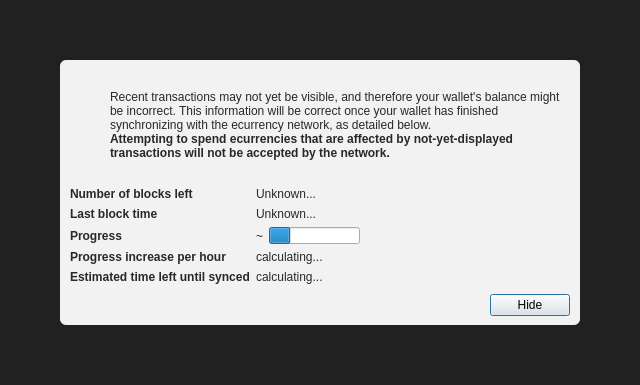
<?xml version="1.0" encoding="UTF-8"?>
<ui version="4.0">
 <class>ModalOverlay</class>
 <widget class="QWidget" name="ModalOverlay">
  <property name="geometry">
   <rect>
    <x>0</x>
    <y>0</y>
    <width>640</width>
    <height>385</height>
   </rect>
  </property>
  <property name="windowTitle">
   <string>Form</string>
  </property>
  <layout class="QVBoxLayout" name="verticalLayout" stretch="0">
   <property name="sizeConstraint">
    <enum>QLayout::SetDefaultConstraint</enum>
   </property>
   <property name="leftMargin">
    <number>0</number>
   </property>
   <property name="topMargin">
    <number>0</number>
   </property>
   <property name="rightMargin">
    <number>0</number>
   </property>
   <property name="bottomMargin">
    <number>0</number>
   </property>
   <item>
    <widget class="QWidget" name="bgWidget" native="true">
     <property name="styleSheet">
      <string notr="true">#bgWidget { background: rgba(0,0,0,220); }</string>
     </property>
     <layout class="QVBoxLayout" name="verticalLayoutMain" stretch="1">
      <property name="leftMargin">
       <number>60</number>
      </property>
      <property name="topMargin">
       <number>60</number>
      </property>
      <property name="rightMargin">
       <number>60</number>
      </property>
      <property name="bottomMargin">
       <number>60</number>
      </property>
      <item>
       <widget class="QWidget" name="contentWidget" native="true">
        <property name="styleSheet">
         <string notr="true">#contentWidget { background: rgba(255,255,255,240); border-radius: 6px; }

QLabel { color: rgb(40,40,40);  }</string>
        </property>
        <layout class="QVBoxLayout" name="verticalLayoutSub" stretch="1,0,0,0">
         <property name="spacing">
          <number>0</number>
         </property>
         <property name="leftMargin">
          <number>10</number>
         </property>
         <property name="topMargin">
          <number>10</number>
         </property>
         <property name="rightMargin">
          <number>10</number>
         </property>
         <property name="bottomMargin">
          <number>10</number>
         </property>
         <item>
          <layout class="QHBoxLayout" name="horizontalLayoutIconText" stretch="0,1">
           <property name="topMargin">
            <number>20</number>
           </property>
           <item>
            <layout class="QVBoxLayout" name="verticalLayoutIcon">
             <property name="leftMargin">
              <number>0</number>
             </property>
             <item>
              <widget class="QPushButton" name="warningIcon">
               <property name="enabled">
                <bool>false</bool>
               </property>
               <property name="text">
                <string/>
               </property>
               <property name="icon">
                <iconset>
                 <normaloff>:/icons/warning</normaloff>
                 <disabledoff>:/icons/warning</disabledoff>:/icons/warning</iconset>
               </property>
               <property name="iconSize">
                <size>
                 <width>48</width>
                 <height>48</height>
                </size>
               </property>
               <property name="flat">
                <bool>true</bool>
               </property>
              </widget>
             </item>
             <item>
              <spacer name="verticalSpacerWarningIcon">
               <property name="orientation">
                <enum>Qt::Vertical</enum>
               </property>
               <property name="sizeHint" stdset="0">
                <size>
                 <width>20</width>
                 <height>40</height>
                </size>
               </property>
              </spacer>
             </item>
            </layout>
           </item>
           <item>
            <layout class="QVBoxLayout" name="verticalLayoutInfoText">
             <property name="leftMargin">
              <number>0</number>
             </property>
             <property name="topMargin">
              <number>0</number>
             </property>
             <item>
              <widget class="QLabel" name="infoText">
               <property name="text">
                <string>Recent transactions may not yet be visible, and therefore your wallet's balance might be incorrect. This information will be correct once your wallet has finished synchronizing with the ecurrency network, as detailed below.</string>
               </property>
               <property name="textFormat">
                <enum>Qt::RichText</enum>
               </property>
               <property name="wordWrap">
                <bool>true</bool>
               </property>
              </widget>
             </item>
             <item>
              <widget class="QLabel" name="infoTextStrong">
               <property name="font">
                <font>
                 <weight>75</weight>
                 <bold>true</bold>
                </font>
               </property>
               <property name="text">
                <string>Attempting to spend ecurrencies that are affected by not-yet-displayed transactions will not be accepted by the network.</string>
               </property>
               <property name="textFormat">
                <enum>Qt::RichText</enum>
               </property>
               <property name="wordWrap">
                <bool>true</bool>
               </property>
              </widget>
             </item>
             <item>
              <spacer name="verticalSpacerInTextSpace">
               <property name="orientation">
                <enum>Qt::Vertical</enum>
               </property>
               <property name="sizeHint" stdset="0">
                <size>
                 <width>20</width>
                 <height>40</height>
                </size>
               </property>
              </spacer>
             </item>
            </layout>
           </item>
          </layout>
         </item>
         <item>
          <spacer name="verticalSpacerAfterText">
           <property name="orientation">
            <enum>Qt::Vertical</enum>
           </property>
           <property name="sizeHint" stdset="0">
            <size>
             <width>20</width>
             <height>40</height>
            </size>
           </property>
          </spacer>
         </item>
         <item>
          <layout class="QFormLayout" name="formLayout">
           <property name="fieldGrowthPolicy">
            <enum>QFormLayout::FieldsStayAtSizeHint</enum>
           </property>
           <property name="horizontalSpacing">
            <number>6</number>
           </property>
           <property name="verticalSpacing">
            <number>6</number>
           </property>
           <property name="topMargin">
            <number>10</number>
           </property>
           <item row="0" column="0">
            <widget class="QLabel" name="labelNumberOfBlocksLeft">
             <property name="font">
              <font>
               <weight>75</weight>
               <bold>true</bold>
              </font>
             </property>
             <property name="text">
              <string>Number of blocks left</string>
             </property>
            </widget>
           </item>
           <item row="0" column="1">
            <widget class="QLabel" name="numberOfBlocksLeft">
             <property name="text">
              <string>Unknown...</string>
             </property>
            </widget>
           </item>
           <item row="1" column="0">
            <widget class="QLabel" name="labelLastBlockTime">
             <property name="font">
              <font>
               <weight>75</weight>
               <bold>true</bold>
              </font>
             </property>
             <property name="text">
              <string>Last block time</string>
             </property>
            </widget>
           </item>
           <item row="1" column="1">
            <widget class="QLabel" name="newestBlockDate">
             <property name="sizePolicy">
              <sizepolicy hsizetype="Maximum" vsizetype="Preferred">
               <horstretch>0</horstretch>
               <verstretch>0</verstretch>
              </sizepolicy>
             </property>
             <property name="text">
              <string>Unknown...</string>
             </property>
            </widget>
           </item>
           <item row="2" column="0">
            <widget class="QLabel" name="labelSyncDone">
             <property name="font">
              <font>
               <weight>75</weight>
               <bold>true</bold>
              </font>
             </property>
             <property name="text">
              <string>Progress</string>
             </property>
            </widget>
           </item>
           <item row="2" column="1">
            <layout class="QHBoxLayout" name="horizontalLayoutSync" stretch="0,1">
             <item>
              <widget class="QLabel" name="percentageProgress">
               <property name="text">
                <string notr="true">~</string>
               </property>
              </widget>
             </item>
             <item>
              <widget class="QProgressBar" name="progressBar">
               <property name="value">
                <number>24</number>
               </property>
               <property name="format">
                <string/>
               </property>
              </widget>
             </item>
            </layout>
           </item>
           <item row="4" column="0">
            <widget class="QLabel" name="labelProgressIncrease">
             <property name="font">
              <font>
               <weight>75</weight>
               <bold>true</bold>
              </font>
             </property>
             <property name="text">
              <string>Progress increase per hour</string>
             </property>
            </widget>
           </item>
           <item row="4" column="1">
            <widget class="QLabel" name="progressIncreasePerH">
             <property name="text">
              <string>calculating...</string>
             </property>
            </widget>
           </item>
           <item row="5" column="0">
            <widget class="QLabel" name="labelEstimatedTimeLeft">
             <property name="font">
              <font>
               <weight>75</weight>
               <bold>true</bold>
              </font>
             </property>
             <property name="text">
              <string>Estimated time left until synced</string>
             </property>
            </widget>
           </item>
           <item row="5" column="1">
            <widget class="QLabel" name="expectedTimeLeft">
             <property name="text">
              <string>calculating...</string>
             </property>
            </widget>
           </item>
          </layout>
         </item>
         <item>
          <layout class="QHBoxLayout" name="horizontalLayoutButtons">
           <property name="leftMargin">
            <number>10</number>
           </property>
           <property name="topMargin">
            <number>10</number>
           </property>
           <item>
            <spacer name="horizontalSpacer">
             <property name="orientation">
              <enum>Qt::Horizontal</enum>
             </property>
             <property name="sizeHint" stdset="0">
              <size>
               <width>40</width>
               <height>20</height>
              </size>
             </property>
            </spacer>
           </item>
           <item>
            <widget class="QPushButton" name="closeButton">
             <property name="text">
              <string>Hide</string>
             </property>
             <property name="shortcut">
              <string>Esc</string>
             </property>
             <property name="focusPolicy">
              <enum>Qt::StrongFocus</enum>
             </property>
             <property name="default">
              <bool>true</bool>
             </property>
            </widget>
           </item>
          </layout>
         </item>
        </layout>
       </widget>
      </item>
     </layout>
    </widget>
   </item>
  </layout>
 </widget>
 <resources/>
 <connections/>
</ui>
